Frame 1 (no input): blank canvas, image omitted
Frame 60 (the mouse pressed at the canvas centre just before this capture): blank canvas, image omitted
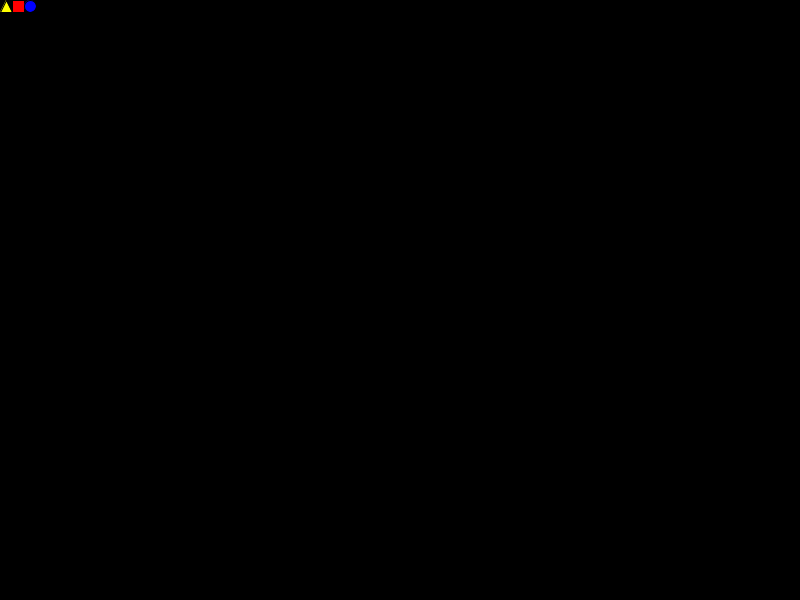
Frame 120 (the mouse held since frame 60 and released just before this capture)

The Processing sketch whose frames 1 and 60 were blank and that drew this single picture after the mouse press (run headless with seeded random() and noise(); from frame 60 on, the mouse is pressed at the canvas centre):

// Processing sketch: sketch_02_graphics
// ── sketch_02_graphics.pde
float taille = 0;

void setup() {

  size(800, 600);
}

void draw () {

  background(0,0,0);
  taille = taille + 0.1; 
  fill(255,255,0);
  triangle(0, taille, taille, taille, taille / 2, 0);
  fill(255,0,0);
  rect(taille, 0, taille, taille);
  fill(0, 0, 255);
  ellipse(taille * 2  + taille /2, taille /2 , taille, taille);
  
}
